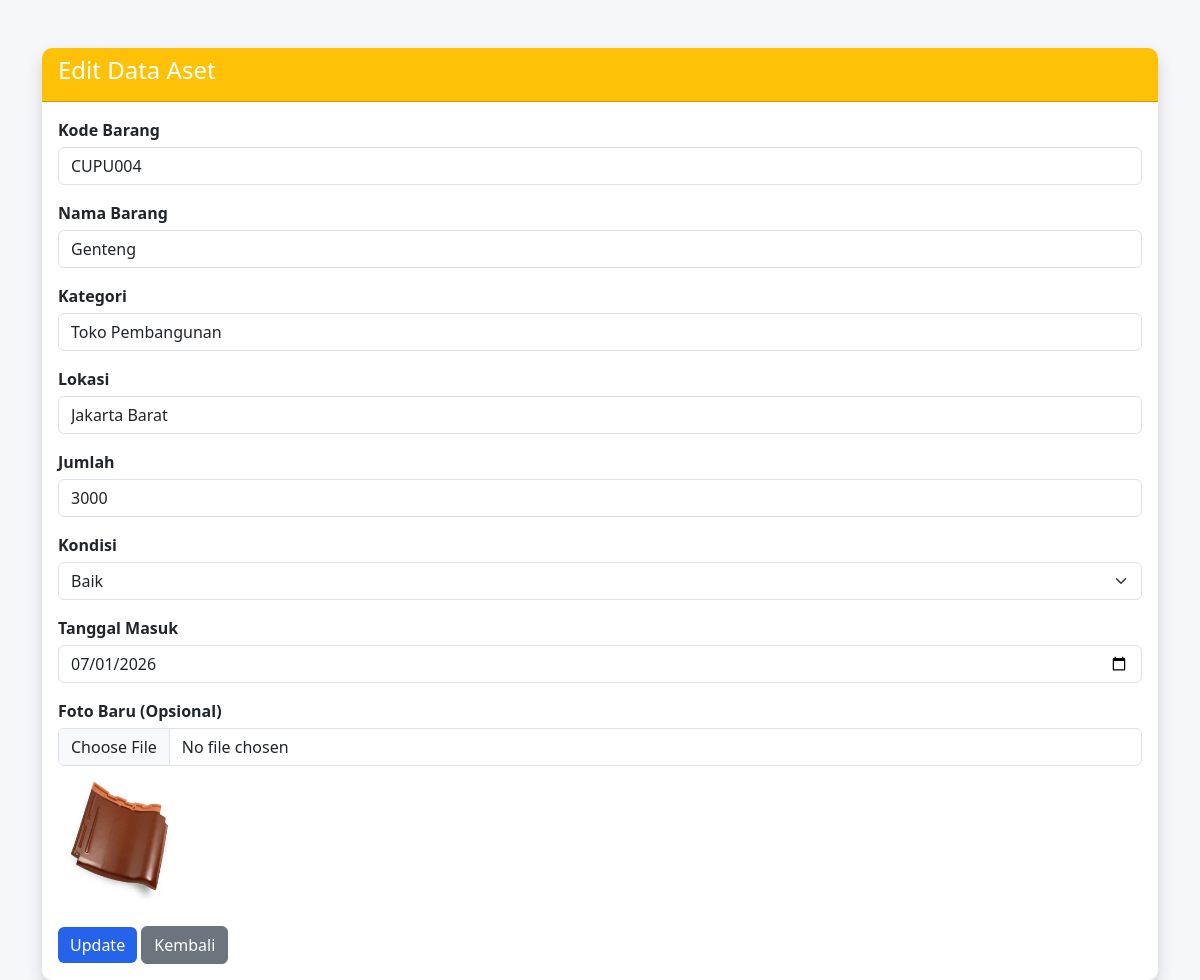
/view/aset/edit.php?id=4 (signed in), run on the app's committed database.
### tables this page shows
CREATE TABLE `aset` (
  `id_aset` int(11) NOT NULL,
  `kode_barang` varchar(20) NOT NULL,
  `nama_barang` varchar(100) NOT NULL,
  `kategori` varchar(50) NOT NULL,
  `lokasi` varchar(100) NOT NULL,
  `jumlah` int(11) NOT NULL,
  `kondisi` enum('Baik','Rusak') NOT NULL,
  `tanggal_masuk` date NOT NULL,
  `foto` varchar(255) DEFAULT NULL,
  `user_input` varchar(100) NOT NULL
);

### model/Aset.php (called while the page is built, shortened)
<?php
require_once __DIR__ . "/../config/Database.php";
class Aset
{
    private $conn;
    public function __construct()
    {
        $database = new Database();
        $this->conn = $database->connect();
    }
    public function getById($id)
{
    $query = "SELECT * FROM aset WHERE id_aset = ?";
    $stmt = $this->conn->prepare($query);
    $stmt->bind_param("i", $id);
    $stmt->execute();
    return $stmt->get_result()->fetch_assoc();
}
}

### config/Database.php (called while the page is built, shortened)
<?php
class Database
{
    private $host = "localhost";
    private $user = "root";
    private $pass = "";
    private $db   = "db_aset_barang";
    public function connect()
    {
        $this->conn = new mysqli(
            $this->host,
            $this->user,
            $this->pass,
            $this->db
        );
        return $this->conn;
    }
}

### view/aset/edit.php (the view, shortened to what this page needs)
<?php
require_once "../../model/Aset.php";
$aset = new Aset();
$id = $_GET['id'];
$data = $aset->getById($id);
?>
<!DOCTYPE html>
<html lang="id">
<head>
    <link href="https://cdn.jsdelivr.net/npm/bootstrap@5.3.3/dist/css/bootstrap.min.css" rel="stylesheet">
   <link rel="stylesheet" href="/uas_aset_barang/assets/css/style.css">
</head>
<body>
<div class="container mt-5">
    <div class="card shadow">
        <div class="card-header bg-warning">
            <h4>Edit Data Aset</h4>
        </div>
        <div class="card-body">
            <form action="../../controller/AsetController.php" method="POST" enctype="multipart/form-data">
                <div class="mb-3">
                    <label>Kode Barang</label>
                    <input type="text" name="kode_barang" class="form-control"
                    value="<?= $data['kode_barang']; ?>" required>
                </div>
                <div class="mb-3">
                    <label>Nama Barang</label>
                    <input type="text" name="nama_barang" class="form-control"
                    value="<?= $data['nama_barang']; ?>" required>
                </div>
                <div class="mb-3">
                    <label>Kategori</label>
                    <input type="text" name="kategori" class="form-control"
                    value="<?= $data['kategori']; ?>" required>
                </div>
                <div class="mb-3">
                    <label>Lokasi</label>
                    <input type="text" name="lokasi" class="form-control"
                    value="<?= $data['lokasi']; ?>" required>
                </div>
                <div class="mb-3">
                    <label>Jumlah</label>
                    <input type="number" name="jumlah" class="form-control"
                    value="<?= $data['jumlah']; ?>" required>
                </div>
                <div class="mb-3">
                    <label>Kondisi</label>
                    <select name="kondisi" class="form-select">
                        <option value="Baik"
                        <?= ($data['kondisi']=="Baik") ? "selected" : ""; ?>>
                        Baik
                        </option>
                    </select>
                </div>
                <div class="mb-3">
                    <label>Tanggal Masuk</label>
                    <input type="date" name="tanggal_masuk" class="form-control"
                    value="<?= $data['tanggal_masuk']; ?>" required>
                </div>
                <div class="mb-3">
                    <label>Foto Baru (Opsional)</label>
                    <input type="file" name="foto" class="form-control">
                </div>
                <?php if($data['foto']!="") : ?>
                    <img src="../../uploads/<?= $data['foto']; ?>" width="120">
                <?php endif; ?>
                <br><br>
                <button type="submit" name="update" class="btn btn-primary">
                    Update
                </button>
                <a href="index.php" class="btn btn-secondary">
                    Kembali
                </a>
            </form>
        </div>
    </div>
</div>
</body>
</html>

### assets/css/style.css (style rules this page uses)
body { background-color: #f4f6f9; font-family: Arial, Helvetica, sans-serif; color: #333; }
.container { margin-top: 20px; }
.card { border: none; border-radius: 10px; box-shadow: 0 3px 10px rgba(0,0,0,0.08); }
.card-header { font-weight: bold; background-color: #0d6efd; color: white; border-radius: 10px 10px 0 0 !important; }
.form-control { border-radius: 6px; }
label { font-weight: 600; margin-bottom: 5px; }
.btn { border-radius: 6px; }
.btn-success, .btn-primary, .btn-warning, .btn-danger { font-weight: 500; }
img { border-radius: 8px; }
body { margin:0; font-family:'Segoe UI',sans-serif; background:#f5f7fb; }
.btn-primary { background:#2563eb; border:none; }

### data on the page
aset: kode_barang "CUPU004", nama_barang "Genteng", kategori "Toko Pembangunan", lokasi "Jakarta Barat", jumlah "3000", kondisi "Baik", tanggal_masuk "07/01/2026", foto (picture)
